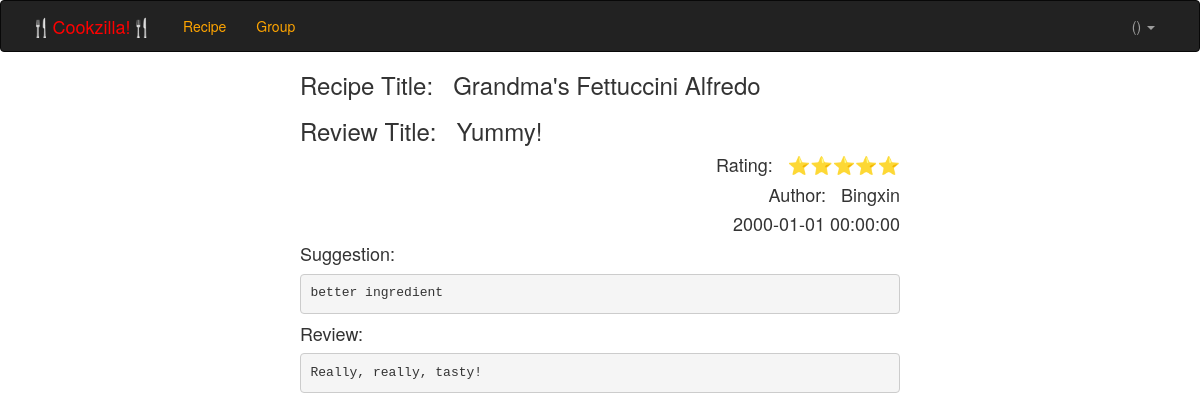
The page /recipe/review.php?wid=1 on the database its author committed.
### tables this page shows
create table review(
	reviewId int auto_increment,
	uname varchar(40),
	recipeId int,
	wtitle varchar(40),
	wrating int,
	wtext text,
	wsuggestion text,
	wtime datetime,
	primary key (reviewId),
	foreign key (uname) references users(uname),
	foreign key (recipeId) references recipe(recipeId)
	
)
auto_increment = 10000;

create table recipe(
	recipeId int auto_increment,
	uname varchar(40),
	r_title varchar(40),
	num_of_serving int,
	r_description text,
	rtime datetime,
	primary key (recipeId),
	foreign key (uname) references users(uname)
)
auto_increment = 10000;

create table Users(
	uname varchar(40),
	nickname varchar(40) not null,
	password varchar(40) not null,
	uprofile text,
	primary key (uname)
);

### recipe/review.php (the view, shortened to what this page needs)
<!DOCTYPE html>
<html>
<head>
  <link href="../css/bootstrap.min.css" rel="stylesheet">
</head>
<body>
<div class="navbar navbar-inverse navbar-extra" >
        <div class="container">
          <div class="navbar-header" >
            <a class="navbar-brand" href="/cookzilla"><font color="red">🍴Cookzilla!🍴</font></a>
          </div>
          <div class="navbar-collapse collapse">
            <ul class="nav navbar-nav">
              <li id="subscribe">
                <a href="/cookzilla/recipe/view_recipe.php?sort=createdat"><font color="orange">Recipe</font></a>
              </li>
              <li id="subscribe">
                <a href=/cookzilla/group/group.php><font color="orange">Group</font></a>
              </li>
            </ul>
            <div class="dropdown">
            <ul id="navbar-right" class="nav navbar-nav navbar-right">
              <li class="dropdown">
              <a href="#" class="dropdown-toggle" data-toggle="dropdown">
               <?php
        echo $_SESSION['nickname']. "(". $_SESSION['uname'].")";
      ?>
                <span class="caret"></span>
              </a>
              </li>
            </ul>
            </div>
          </div>
        </div>
      </div>
      <div class="center-block" style="width:600px">
      <?php
$wid = $_GET["wid"];
$review =  mysql_query("SELECT u.nickname, r.r_title, w.wtitle, w.wrating, w.wtext, w.wsuggestion, w.wtime FROM review w,recipe r,users u where w.reviewId = '$wid' and w.recipeId = r.recipeId and w.uname = u.uname") or die('Query failed: ' . mysql_error());
$row = mysql_fetch_array($review);
echo "<h3>Recipe&nbspTitle:&nbsp&nbsp&nbsp" . $row['r_title'] ."</h3>";
echo "<h3>Review&nbspTitle:&nbsp&nbsp&nbsp" . $row['wtitle'] ."</h3>";
$star = "";
for ($x = 0; $x < intval($row['wrating']); $x++) {
  $star = $star . "⭐️";
}
echo "<h4 style='text-align:right;'>Rating:&nbsp&nbsp&nbsp" . $star ."</h4>";
echo "<h4 style='text-align:right;'>Author:&nbsp&nbsp&nbsp" . $row['nickname'] ."</h4>";
echo "<h4 style='text-align:right;'>" . $row['wtime'] ."</h4>";
echo "<h4>Suggestion:</h4>";
echo "<pre>" . $row['wsuggestion'] ."</pre>";
echo "<h4>Review:</h4>";
echo "<pre>" . $row['wtext'] ."</pre>";
      ?>
      </div>
      </body>
      </html>

### recipe/review.php (style rules this page uses)
.navbar.navbar-inverse.navbar-extra { color: orange; }

### rows shown on the page
review: recipeId.r_title "Grandma's Fettuccini Alfredo", wtitle "Yummy!", uname.nickname "Bingxin", wtime "2000-01-01 00:00:00", wsuggestion "better ingredient", wtext "Really, really, tasty!"

### other values the page prints
$star "⭐️⭐️⭐️⭐️⭐️"
